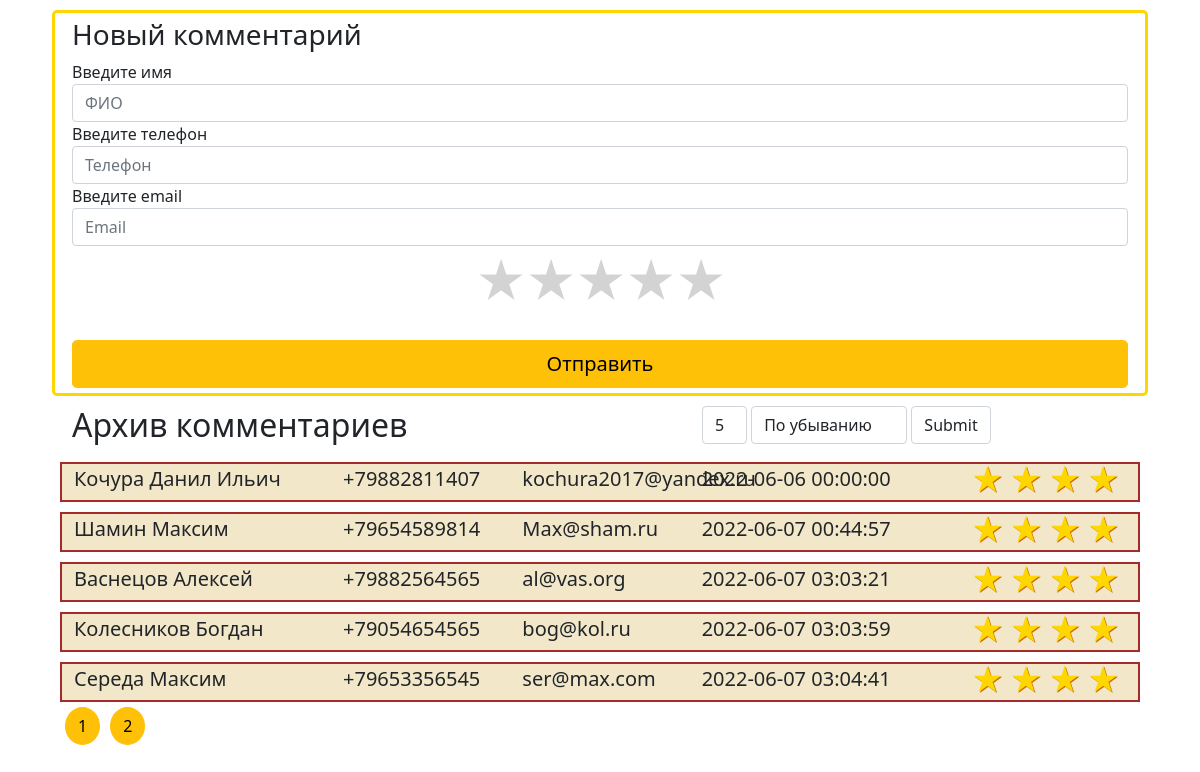
The page / on the database its author committed.
### tables this page shows
CREATE TABLE `comments` (
  `id_c` int NOT NULL,
  `name_c` varchar(64) NOT NULL,
  `phone_c` varchar(12) NOT NULL,
  `email_c` varchar(64) NOT NULL,
  `rate_c` int NOT NULL,
  `date_c` datetime NOT NULL
);

### config/bd.php (called while the page is built, shortened)
<?php
Class DB
	{
		private $conn;
		function __construct()
		{
			$this->conn = new mysqli(DB_HOST, DB_USER, DB_PASS, DB_NAME);
		}
		public function Query_try($query)
		{
			if(!($result = mysqli_query($this->conn, $query)))
			{
				die("Query error".$result);
			}
			return $result;
		}
	}
?>

### model/comment.php (called while the page is built, shortened)
<?php
	require 'config/bd.php';
	class Comment extends DB
	{
		public function countAll()
		{
			$query = "SELECT COUNT(*) from comments";
			$num =$this->Query_try($query);
			$num = mysqli_fetch_assoc($num);
			return $num['COUNT(*)'];
		}
		public function read($start, $limit, $sort)
		{
			if($sort == -1)
			{
				$ord = "DESC";
			} else
			{
				$ord = "ASC";
			}
			$query = "SELECT * FROM `comments` ORDER BY `date_c`". $ord ." LIMIT ".$limit." OFFSET ".$start;
			$res = $this->Query_try($query);
			return $res;
		}
	}

### index.php (the view, shortened to what this page needs)
<?php
	require 'model/comment.php';
	$comm = new Comment();
	$num = $comm->countAll();
	$page = isset($_GET['page']) ? (int)$_GET['page'] : 1;
	$start = 5*($page-1);
	$limit = isset($_GET['limit']) ? (int)$_GET['limit'] : 5;;
	$sort = isset($_GET['sort']) ? (int)$_GET['sort'] : 1;;
	$pages = ceil($num / $limit);
	$comms = $comm->read($start, $limit, $sort);
?>
<!DOCTYPE html>
<html lang="en">
<head>
	<link rel="stylesheet" type="text/css" href="css/bootstrap.min.css">
	<link rel="stylesheet" href="css/main.css">
</head>
<body>
	<div class="container">
		<div class="row new">
			<form class="form" method="post">
				<h3>Новый комментарий</h3>
				<label for="name">Введите имя</label>
				<input type="text" class="form-control" placeholder="ФИО" id="name" name="name">
				<label for="name">Введите телефон</label>
				<input type="phone" class="form-control" placeholder="Телефон" id="phone" name="phone">
				<label for="name">Введите email</label>
				<input type="email" class="form-control" placeholder="Еmail" id="email" name="email">
				<div class="rating-area">
					<label for="star-5" title="Оценка «5»"></label>
					<label for="star-4" title="Оценка «4»"></label>
					<label for="star-3" title="Оценка «3»"></label>
					<label for="star-2" title="Оценка «2»"></label>
					<label for="star-1" title="Оценка «1»"></label>
				</div>
				<button class="btn btn-lg w-100 btn-warning" type="submit" id="button-form">Отправить</button>
			</form>
		</div>
	</div>
	<div class="container-fluid comments">
		<div class="row">
			<div class="col-sm-7">
				<h2>Архив комментариев</h2>
			</div>
			<div class="col-sm-5">
				<form action="" method="GET">
					<div class="form-row">
						<select  name="limit" class="form-control">
							<option  value="5">5</option>
						</select>
					</div>
					<div class="form-row">
						<select name="sort" class="form-control">
						<option  value="-1">По убыванию</option>
					</select>
					</div>
					<div class="form-row"><input type="submit" class="form-control"></div>
				</form>
			</div>
		</div>
		<?php while($row = mysqli_fetch_assoc($comms)): ?>
		<div class="row comment">
			<div class="col-sm-3 a"><?=$row['name_c']?></div>
			<div class="col-sm-2 a"><?=$row['phone_c']?></div>
			<div class="col-sm-2 a"><?=$row['email_c']?></div>
			<div class="col-sm-3 a date"><?=$row['date_c']?></div>
			<div class="col-sm-2 a rating-result">
				<?php
					for($i = 0; $i<$row['rate_c']; ++$i): ?>
	           			<span class="active"></span>
	           		<?php  endfor; while($i<5): ?>
	           			<span></span>
	           		<?php ++$i; endwhile; ?>
            </div>
		</div>
	<?php endwhile; ?>
	<div class="row">
		<div class="pagination text-center">
	<?php for($i = 1; $i<=$pages; ++$i): ?>
		<a href="?page=<?=$i?>"><button class="btn btn-warning btn-pag"><?=$i?></button></a>
	<?php endfor; ?>
	</div>
	</div>
	</div>
</body>
</html>

### css/main.css (style rules this page uses)
body { overflow-x: hidden; }
.rating-area { overflow: hidden; width: 250px; margin: 0 auto; }
.rating-area:not(:checked) > label { float: right; width: 50px; padding: 0; cursor: pointer; font-size: 50px; line-height: 70px; color: lightgrey; }
.rating-area:not(:checked) > label:before { content: '★'; }
.new { margin: 10px; padding: 5px; border-radius: 5px; border: 3px solid gold; }
.comment { height: 40px; font-size: 20px; margin-top: 10px; background-color: #f2e8c9; border: 2px solid brown ; overflow: hidden; }
.comments { width: 90%; }
.rating-result { height: 80%; }
.rating-result span { padding: 0; font-size: 32px; margin: 0 0px; line-height: 1; color: lightgrey; text-shadow: 1px 1px #bbb; }
.rating-result > span:before { content: '★'; }
.rating-result > span.active { color: gold; text-shadow: 1px 1px #c60; }
.btn-pag { border-radius: 50%; margin: 5px; }
.form-row { display: inline-block; }

### rows shown on the page
comments: name_c "Кочура Данил Ильич", phone_c "+79882811407", email_c "kochura2017@yandex.ru", date_c "2022-06-06 00:00:00", rate_c 5 (drawn)
comments: name_c "Шамин Максим…", phone_c "+79654589814", email_c "Max@sham.ru", date_c "2022-06-07 00:44:57", rate_c 4 (drawn)
comments: name_c "Васнецов Алексей…", phone_c "+79882564565", email_c "al@vas.org", date_c "2022-06-07 03:03:21", rate_c 4 (drawn)
comments: name_c "Колесников Богдан…", phone_c "+79054654565", email_c "bog@kol.ru", date_c "2022-06-07 03:03:59", rate_c 5 (drawn)
comments: name_c "Середа Максим…", phone_c "+79653356545", email_c "ser@max.com", date_c "2022-06-07 03:04:41", rate_c 5 (drawn)
